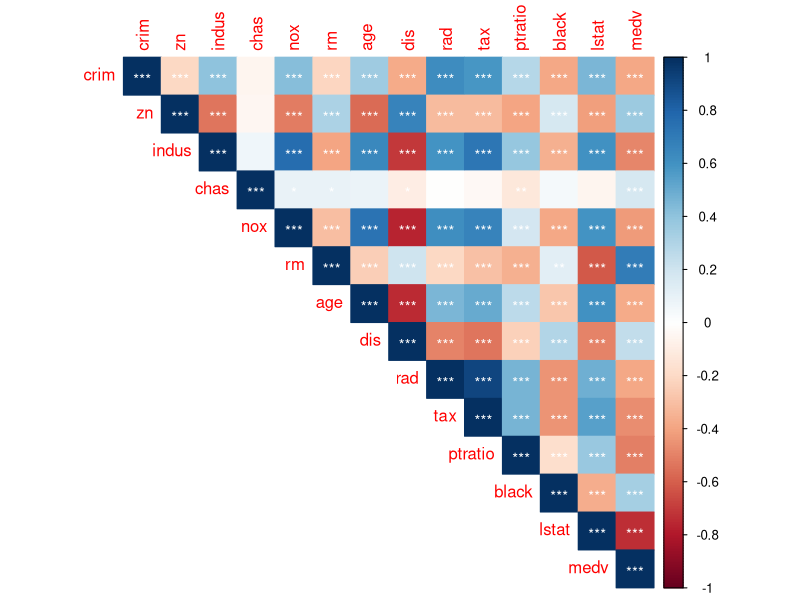
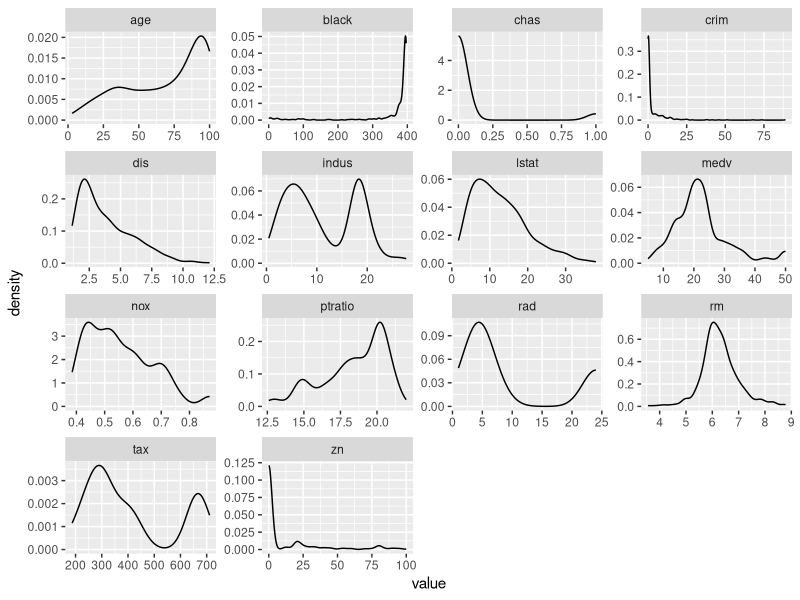
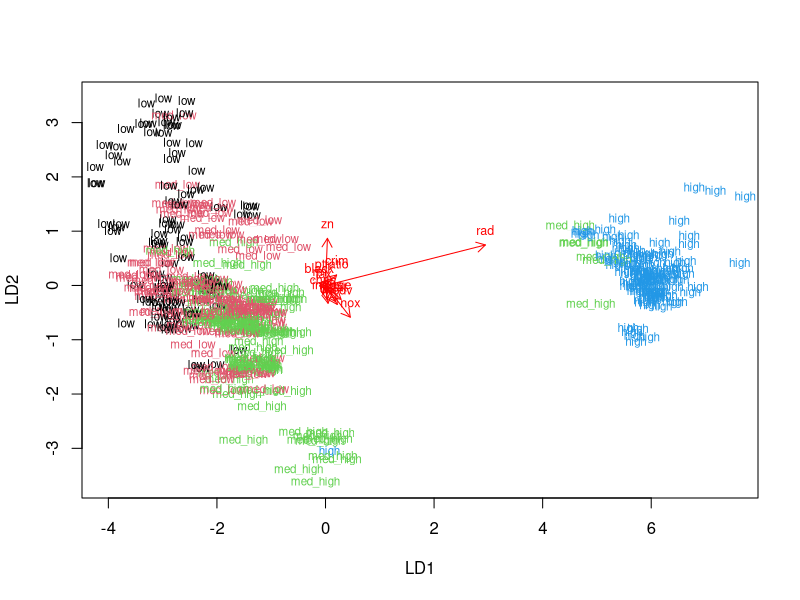
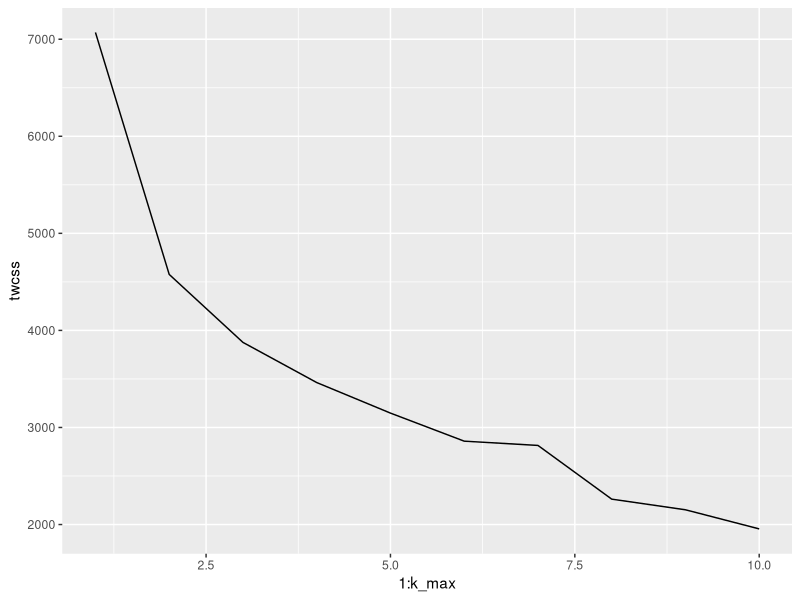
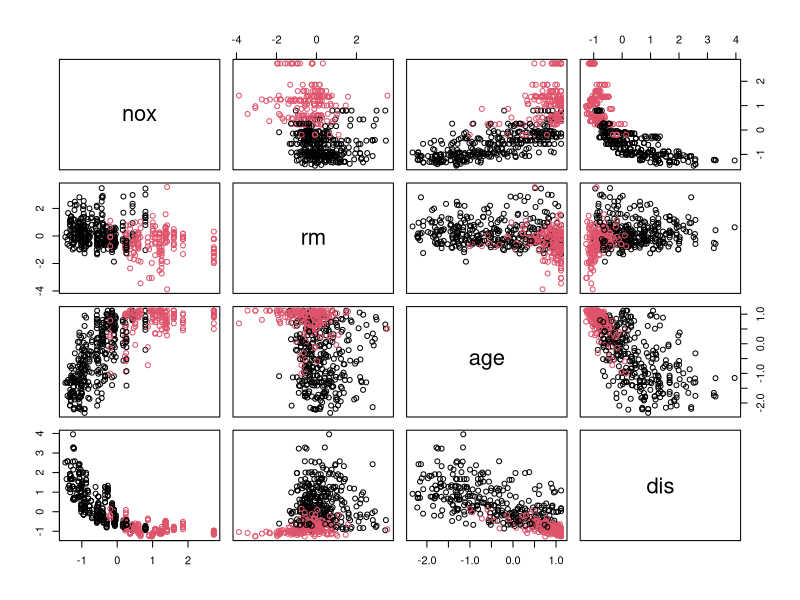

These figures' R source, in order:
## ---- chunk 1
# load the Boston data and explore
library(MASS)
data("Boston")
dim(Boston)
summary(Boston)
str(Boston)
## ---- chunk 2
# 3 Graphical overview
library(tidyverse)
library(corrplot)
cor_matrix <- cor(Boston) 
cor_matrix %>% round(2)
# significance tests for corr matrix
res <- cor.mtest(Boston, conf.level = .95)
# draw the corrplot with sig levels
corrplot(cor_matrix, p.mat = res$p, insig = "label_sig", sig.level = c(.001, .01, .05), pch.cex = .9, pch.col = "white", method="color", type="upper")
## ---- chunk 3
library(ggplot2)
library(purrr)
# keeo() drops all factor variables from plotting
# gather() unpivots data to key - value pairs
# ggplot () draws densityplot from all remaining variables
Boston %>% keep(is.numeric) %>% gather() %>% 
  ggplot(aes(value)) + facet_wrap(~ key, scales = "free") + geom_density()

## ---- chunk 4
# scale all variables and convert into dataframe format
boston_scaled <- scale(Boston)
boston_scaled <- as.data.frame(boston_scaled)
summary(boston_scaled)

## ---- chunk 5
# create a quantile vector / categorical variable from CRIM (crime rate)
bins <- quantile(boston_scaled$crim)
crimelabels <- c()
crime <- cut(boston_scaled$crim, breaks = bins, include.lowest = TRUE, labels = c("low", "med_low", "med_high", "high"))
# add the new CRIME to the dataset
boston_scaled$crime <- crime
table(crime)

## ---- chunk 6
# divide the dataset to train and test
# count the n of rows
n <- nrow(boston_scaled)
# random select 80% of rows and save row numbers into IND
ind <- sample(n, size = n * 0.8)
# create train and test datasets based on IND
train <- boston_scaled[ind,]
test <- boston_scaled[-ind,]
## ---- chunk 7

# drop the rows with missing values in CRIME
train <- train[complete.cases(crime),]
# create the LDA model with crime as target and all other variables (~.) as predictors
lda.fit <- lda(crime ~., data = train)
lda.fit

## ---- chunk 8
# draw the LDA(bi) plot
# the function for lda biplot arrows
lda.arrows <- function(x, myscale = 1, arrow_heads = 0.1, color = "red", tex = 0.75, choices = c(1,2)){
  heads <- coef(x)
  arrows(x0 = 0, y0 = 0, 
         x1 = myscale * heads[,choices[1]], 
         y1 = myscale * heads[,choices[2]], col=color, length = arrow_heads)
  text(myscale * heads[,choices], labels = row.names(heads), 
       cex = tex, col=color, pos=3)
}

# target classes as numeric
classes <- as.numeric(train$crime)

# plot the lda results
plot(lda.fit, dimen = 2, col = classes, pch = classes)
lda.arrows(lda.fit, myscale = 1)
## ---- chunk 9
# save the correct classes from test data
correct_classes <- test$crime
# drop the original CRIM variable
test <- dplyr::select(test, -crime)
# Predict LDA
lda.pred <- predict(lda.fit, newdata = test)
table(correct = correct_classes, predicted = lda.pred$class)
## ---- chunk 10

# Load the data again and standardize it
data(Boston)
boston_sc <- scale(Boston)
# Compute distances (Euclidean is the default)
dist_eu <- dist(boston_sc)
dist_man <- dist(boston_sc, method="manhattan")
summary(dist_eu)
summary(dist_man)

## ---- chunk 11
km <- kmeans(boston_sc, centers = 4)
## ---- chunk 12
# K-means might produce different results every time, because it randomly assigns the initial cluster centers. The function set.seed() can be used to deal with that.
set.seed(123)
# set the max number of clusters
k_max <- 10
# count the WCSS = within cluster sum of squares and plot it
twcss <- sapply(1:k_max, function(k){kmeans(boston_sc, k)$tot.withinss})
qplot(x = 1:k_max, y = twcss, geom = 'line')


## ---- chunk 13
boston_sc <- as.data.frame(boston_sc)
# run kmeans again with 2 centroids
km <- kmeans(boston_sc, centers = 2)
# visualize the clusters
pairs(boston_sc[5:8], col = km$cluster)
